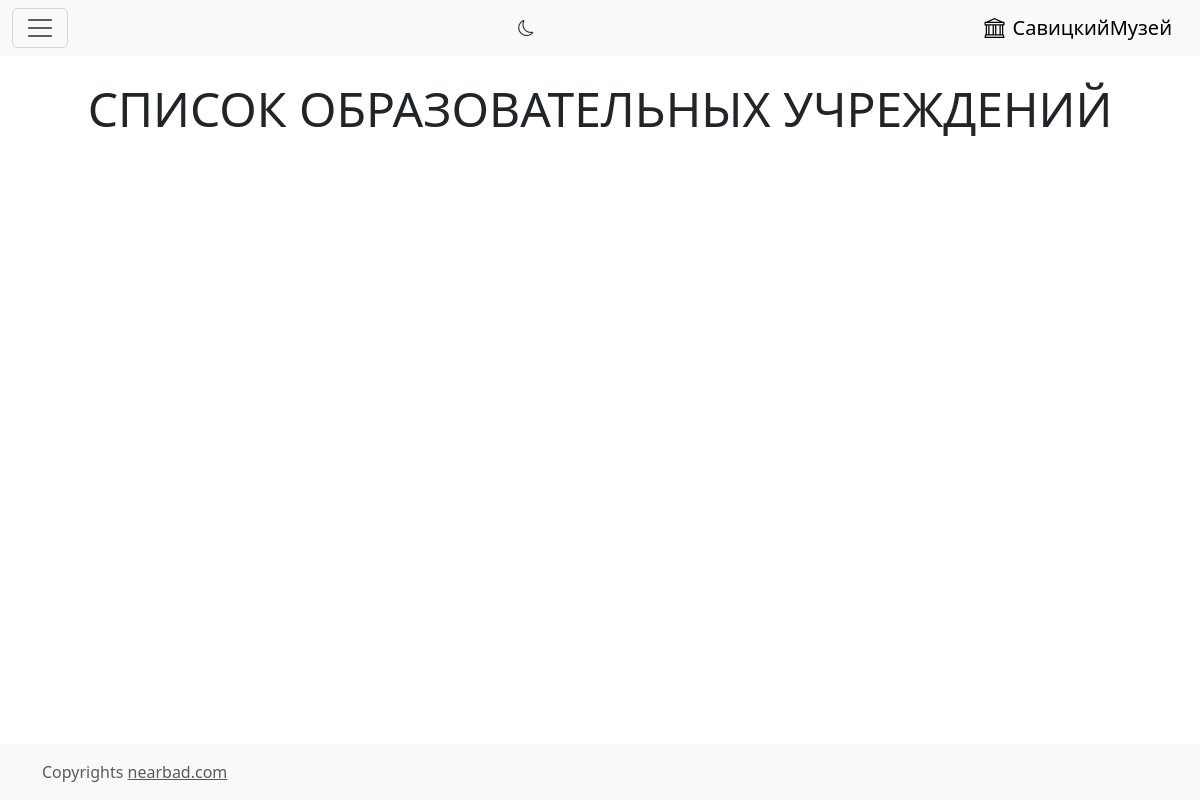
Page /education/ on the earlier database version.
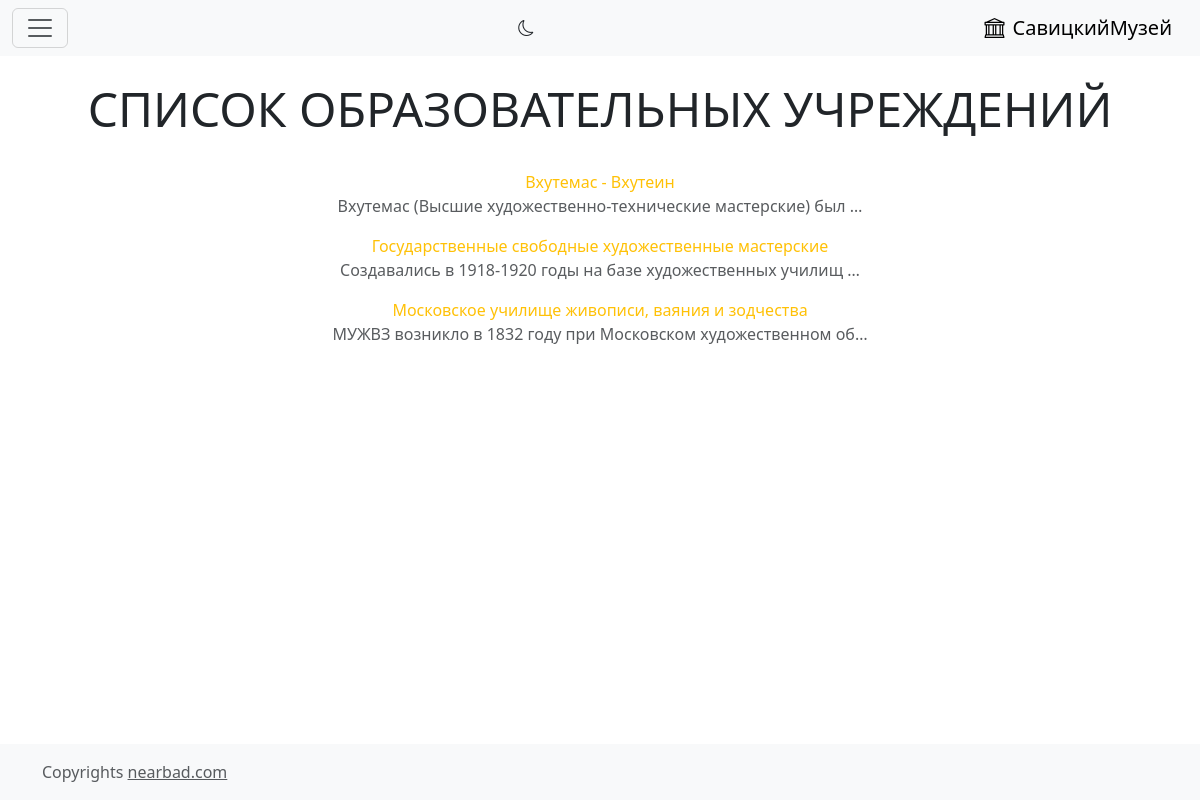
Same page on the later database version.
### main/models.py (models this page shows, shortened)
class Education(models.Model):
    name = models.CharField(max_length=255, verbose_name='Образование')
    content = models.TextField(verbose_name='Об учреждении')
    class Meta:
        verbose_name = 'Образовательное учреждение'
        verbose_name_plural = 'Образовательные учреждения'
        ordering = ['name']

### main/views.py (the view)
# urls.py: path('education/', EducationList.as_view(), name='education_list'),
class EducationList(ListView):
    model = Education
    template_name = 'education_list.html'
    context_object_name = 'education'
    def get_queryset(self):
        return Education.objects.all().order_by('name')

### main/templates/main/education_list.html (shortened to what this page needs)
{% extends 'layout/basic.html' %}
{% block content %}
<h4 class="display-5 mt-4 text-center">СПИСОК ОБРАЗОВАТЕЛЬНЫХ УЧРЕЖДЕНИЙ</h4>
<div class="container my-4">
    <div class="row text-center">
        <ul style="list-style: none">
            {% for ed in education %}
            <li class="my-2"><a class="text-decoration-none link-warning"
                                href="{% url 'main:education_detail' ed.pk %}">{{ ed.name }}</a>
                <p class="text-muted">{{ ed.content|truncatechars:60 }}</p>
            </li>
            {% endfor %}
        </ul>
    </div>
</div>
{% endblock %}

Differences in the rows shown:
added Education: name "Вхутемас - Вхутеин", content "Вхутемас (Высшие художественно-технические мастерские) был …"
added Education: name "Государственные свободные художественные мастерские", content "Создавались в 1918-1920 годы на базе художественных училищ …"
added Education: name "Московское училище живописи, ваяния и зодчества", content "МУЖВЗ возникло в 1832 году при Московском художественном об…"
